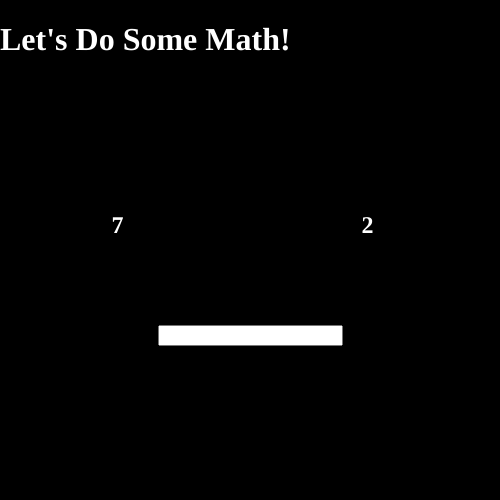
Frame 1 (no input)
Frame 60 (no input): identical to frame 1, image omitted
Frame 120 (the mouse pressed at the canvas centre since frame 60): identical to frame 1, image omitted

The p5.js sketch that drew this single still picture (run headless with seeded random() and noise() and a simulated clock; from frame 60 on, the mouse is pressed at the canvas centre):

// p5.js sketch
// ── sketch.js
const WIDTH=500, HEIGHT=500;
const HF = 1.3;

let num1E, num2E, title, input;
let num1=0, num2=0;
let nextTime = 0;

function setup() {
  createCanvas(WIDTH, HEIGHT);

  title = createElement('h1', 'Let\'s Do Some Math!');
  title.position(0, 0);
  title.style('color', '#FFFFFF');
  num1E = createElement('h2', num1+'');
  num1E.position(WIDTH/2-WIDTH/4-num1E.height/2, (HEIGHT/2)/HF);
  num1E.style('color', '#FFFFFF');
  num2E = createElement('h2', num2+'');
  num2E.position(WIDTH/2+WIDTH/4-num2E.height/2, (HEIGHT/2)/HF);
  num2E.style('color', '#FFFFFF');
  input = createInput();
  input.position(WIDTH/2-input.width/2, HF*HEIGHT/2);

  console.log(title);
  // console.log(num1E);
  // console.log(num2E);
  // console.log(input);

  background(0);
  generateNumbers();
}

function draw() {
  let curVal = input.value();
  if (int(curVal) == num1*num2) {
    input.value('');
    generateNumbers();
    showTitle(1500);
  }
  updateTitle();
}

function generateNumbers() {
  num1 = int(random(9))+1;
  num2 = int(random(9))+1;
  num1E.html(''+num1);
  num2E.html(''+num2);
}

function showTitle(time) {
  nextTime = millis() + time;
  title.style('color', '#00FF00');
  title.html('Correct!');
}

function updateTitle() {
  if (millis() > nextTime) {
    title.html('Let\'s Do Some Math!');
    title.style('color', '#FFFFFF');
  }
}
